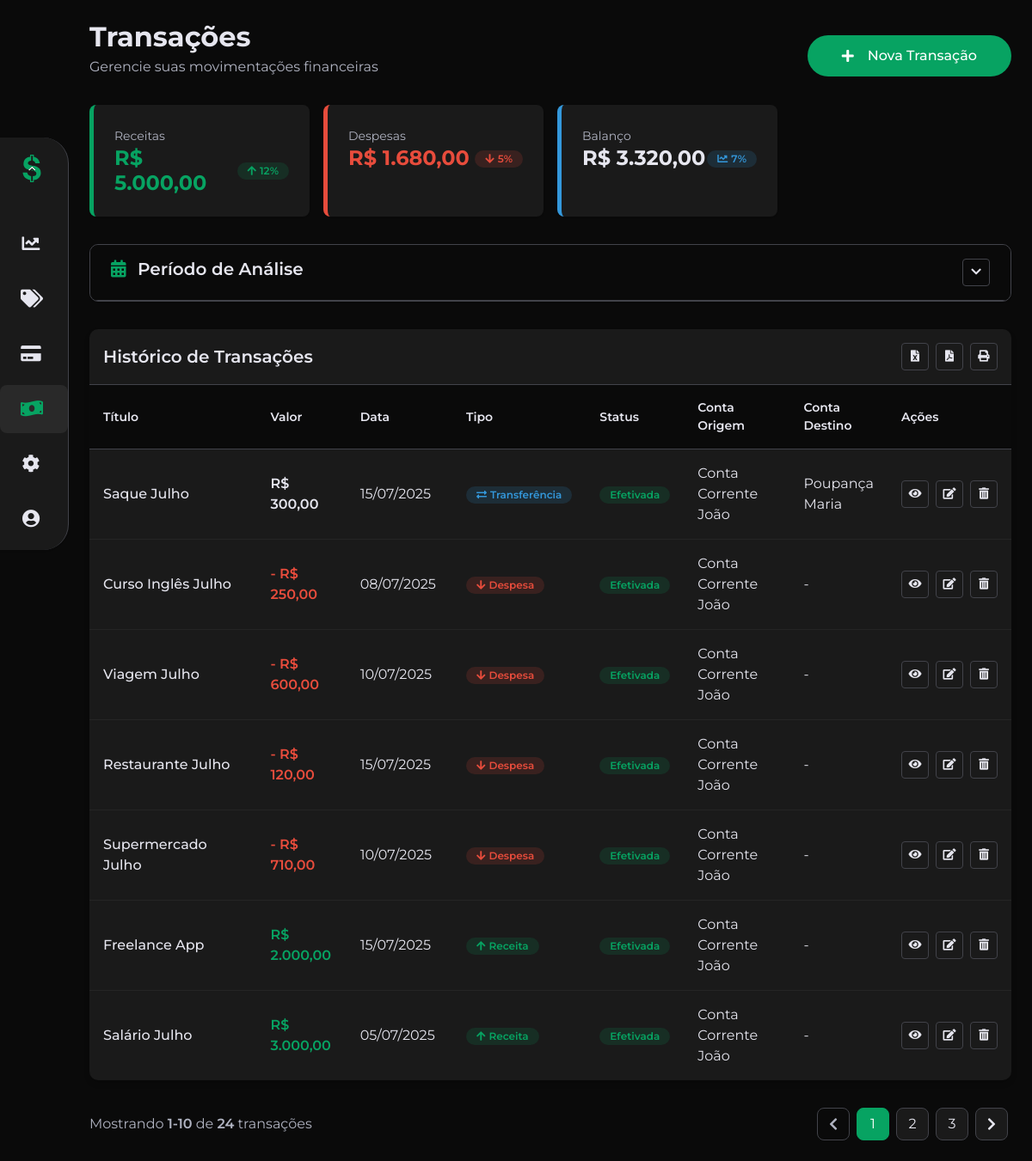
The page /fn-cash-3.0/pages/transacoes.php (signed in) on the database its author committed.
### tables this page shows
CREATE TABLE TRANSACAO (
    ID_Transacao INT AUTO_INCREMENT PRIMARY KEY,
    Titulo varchar(150) not null,
    Descricao VARCHAR(255) NOT NULL,
    Valor DECIMAL(15,2) NOT NULL,
    FormaPagamento ENUM('debito', 'credito', 'dinheiro', 'pix', 'boleto', 'transferencia') DEFAULT NULL,
    Data DATE NOT NULL,
    DataRegistro DATETIME NOT NULL DEFAULT CURRENT_TIMESTAMP,
    Tipo ENUM('Despesa', 'Receita', 'Transferência') NOT NULL,
    Status ENUM('Pendente', 'Efetivada', 'Cancelada') NOT NULL DEFAULT 'Efetivada',
    ID_ContaRemetente INT NOT NULL,
    ID_Categoria INT,
    ID_ContaDestinataria INT,
    ID_Usuario INT NOT NULL,
    CONSTRAINT FK_Transacao_Usuario FOREIGN KEY (ID_Usuario) 
        REFERENCES USUARIO(ID_Usuario) ON DELETE CASCADE,
    CONSTRAINT FK_Transacao_Conta FOREIGN KEY (ID_ContaRemetente) 
        REFERENCES CONTA(ID_Conta) ON DELETE CASCADE,
    CONSTRAINT FK_Transacao_Categoria FOREIGN KEY (ID_Categoria) 
        REFERENCES CATEGORIA(ID_Categoria) ON DELETE SET NULL,
    CONSTRAINT FK_Transacao_ContaDestino FOREIGN KEY (ID_ContaDestinataria) 
        REFERENCES CONTA(ID_Conta) ON DELETE SET NULL
);

CREATE TABLE CONTA (
    ID_Conta INT AUTO_INCREMENT PRIMARY KEY,
    Nome VARCHAR(100) NOT NULL,
    Tipo ENUM('Corrente', 'Poupança', 'Cartão de Crédito', 'Investimento', 'Dinheiro', 'Outros') NOT NULL,
    Saldo DECIMAL(15 , 2 ) NOT NULL DEFAULT 0.00,
    Instituicao VARCHAR(100) NOT NULL,
    DataCriacao DATE NOT NULL,
    ID_Usuario INT NOT NULL,
    CONSTRAINT FK_Conta_Usuario FOREIGN KEY (ID_Usuario)
        REFERENCES USUARIO (ID_Usuario)
        ON DELETE CASCADE
);

### fn-cash-3.0/pages/transacoes/funcoes.php (called while the page is built, shortened)
<?php
require_once "../conexao.php";
function obterTransacoes($dataInicio = null, $dataFim = null): array {
    global $conn;
    $idUsuario = $_SESSION['id_usuario'];
    $sql = "
        SELECT
            t.*,
            cr.ID_Conta   AS ID_ContaRemetente,
            cr.Nome       AS NomeContaRemetente,
            cd.ID_Conta   AS ID_ContaDestinataria,
            cd.Nome       AS NomeContaDestinataria
        FROM TRANSACAO t
        LEFT JOIN CONTA cr ON t.ID_ContaRemetente   = cr.ID_Conta
        LEFT JOIN CONTA cd ON t.ID_ContaDestinataria = cd.ID_Conta
        WHERE t.ID_Usuario = ?
    ";
    $types  = "i";
    $params = [$idUsuario];
    if ($dataInicio !== null) {
        $sql    .= " AND t.Data >= ?";
        $types  .= "s";
        $params[] = $dataInicio;
    }
    if ($dataFim !== null) {
        $sql    .= " AND t.Data <= ?";
        $types  .= "s";
        $params[] = $dataFim;
    }
    $sql .= " ORDER BY t.ID_Transacao DESC";
    $stmt = $conn->prepare($sql);
    $stmt->bind_param($types, ...$params);
    $stmt->execute();
    $result = $stmt->get_result();
    $transacoes = $result->fetch_all(MYSQLI_ASSOC);
    return $transacoes;
}
function obterSaldoTipo($tipo, $dataInicio, $dataFim): float {
    global $conn;
    $sql = "
      SELECT COALESCE(SUM(Valor), 0) AS valor
      FROM TRANSACAO
      WHERE ID_Usuario = ?
        AND Tipo = ?
    ";
    $types  = "is";
    $params = [$_SESSION['id_usuario'], $tipo];
    if ($dataInicio !== null) {
        $sql    .= " AND Data >= ?";
        $types  .= "s";
        $params[] = $dataInicio;
    }
    if ($dataFim !== null) {
        $sql    .= " AND Data <= ?";
        $types  .= "s";
        $params[] = $dataFim;
    }
    $stmt = $conn->prepare($sql);
    $stmt->bind_param($types, ...$params);
    $stmt->execute();
    $result = $stmt->get_result();
    $row = $result->fetch_assoc();
    return (float)$row['valor'];
}
?>

### fn-cash-3.0/pages/transacoes.php (the view, shortened to what this page needs)
<?php
require_once 'transacoes/funcoes.php';
require_once 'header.php';
require_once 'sidebar.php';
require_once 'transacoes/modal.php';
$periodoSelecionado = $_GET['periodo'] ?? 'mes-atual';
switch ($periodoSelecionado) {
    case 'mes-atual':
    default:
        $dataInicio = date('Y-m-01');
        $dataFim    = date('Y-m-d');
        break;
}
$transacoes = obterTransacoes($dataInicio, $dataFim);
$totalReceita = obterSaldoTipo(tipo: 'Receita', dataInicio: $dataInicio, dataFim: $dataFim);
$totalDespesa = obterSaldoTipo(tipo: 'Despesa', dataInicio: $dataInicio, dataFim: $dataFim);
$totalBalanco = $totalReceita - $totalDespesa;
?>
<div class="content">
    <div class="mb-6">
        <div class="flex items-center justify-between mb-4">
            <div>
                <h2 class="text-2xl font-bold mb-1">Transações</h2>
                <p class="text-muted">Gerencie suas movimentações financeiras</p>
            </div>
            <button class="btn btn-primary btn-icon" data-toggle="modal" data-target="#transacaoModal" data-modal-open="#transacaoModal">
                <i class="fas fa-plus me-2"></i>
                Nova Transação
            </button>
        </div>
        <div class="grid grid-cols-1 grid-md-cols-2 grid-lg-cols-4 gap-4 mb-6">
            <div class="summary-card income fade-in animation-delay-100 w-full">
                <span class="summary-label">Receitas</span>
                <div class="flex justify-between items-center">
                    <h3 class="summary-value income">
                        <?php echo 'R$ ' . number_format($totalReceita, 2, ',', '.'); ?>
                    </h3>
                    <div class="flex items-center gap-2">
                        <span class="badge badge-income"><i class="fas fa-arrow-up me-1"></i> 12%</span>
                    </div>
                </div>
            </div>
            <div class="summary-card expense fade-in animation-delay-200 w-full">
                <span class="summary-label">Despesas</span>
                <div class="flex justify-between items-center">
                    <h3 class="summary-value expense">
                        <?php echo 'R$ ' . number_format($totalDespesa, 2, ',', '.'); ?>
                    </h3>
                    <div class="flex items-center gap-2">
                        <span class="badge badge-expense"><i class="fas fa-arrow-down me-1"></i> 5%</span>
                    </div>
                </div>
            </div>
            <div class="summary-card balance fade-in animation-delay-300 w-full">
                <span class="summary-label">Balanço</span>
                <div class="flex justify-between items-center">
                    <h3 class="summary-value">
                        <?php echo 'R$ ' . number_format($totalBalanco, 2, ',', '.'); ?>
                    </h3>
                    <div class="flex items-center gap-2">
                        <span class="badge badge-info"><i class="fas fa-chart-line me-1"></i> 7%</span>
                    </div>
                </div>
            </div>
        </div>
    </div>
    <div class="card mb-6 fade-in animation-delay-100">
        <div class="card__header">
            <div class="flex justify-between items-center">
                <h4 class="card__title">
                    <i class="fas fa-calendar-alt me-2 text-primary"></i> Período de Análise
                </h4>
                <button class="btn-action" id="togglePeriodFilter">
                    <i class="fas fa-chevron-down transition-fast"></i>
                </button>
            </div>
        </div>
    </div>
    <div class="transaction-table-container fade-in-up">
        <div class="p-4 flex justify-between items-center border-bottom">
            <h4 class="font-semibold m-0">Histórico de Transações</h4>
            <div class="flex gap-2">
                <button class="btn-action" title="Exportar para Excel">
                    <i class="fas fa-file-excel"></i>
                </button>
                <button class="btn-action" title="Exportar para PDF">
                    <i class="fas fa-file-pdf"></i>
                </button>
                <button class="btn-action" title="Imprimir">
                    <i class="fas fa-print"></i>
                </button>
            </div>
        </div>
        <table class="transaction-table">
            <thead>
                <tr>
                    <th width="25%">Título</th>
                    <th width="10%">Valor</th>
                    <th width="12%">Data</th>
                    <th width="10%">Tipo</th>
                    <th width="10%">Status</th>
                    <th width="15%">Conta Origem</th>
                    <th width="10%">Conta Destino</th>
                    <th width="8%" class="text-center">Ações</th>
                </tr>
            </thead>
            <tbody>
                <?php
                if (empty($transacoes)) {
                    echo '<tr><td colspan="8">';
                    echo '<div class="empty-state my-5">';
                    echo '<i class="fas fa-receipt empty-state__icon"></i>';
                    echo '<h3 class="empty-state__title">Nenhuma transação encontrada</h3>';
                    echo '<p class="empty-state__description">Comece a registrar suas transações financeiras para visualizá-las aqui.</p>';
                    echo '<button class="btn btn-primary btn-icon" data-toggle="modal" data-target="#transacaoModal" data-modal-open="#transacaoModal">';
                    echo '<i class="fas fa-plus me-2"></i> Criar Primeira Transação';
                    echo '</button>';
                    echo '</div>';
                    echo '</td></tr>';
                } else {
                    $delay = 100;
                    foreach ($transacoes as $transacao) {
                        $tipoBadgeClass = 'badge-transfer';
                        $valorClass = '';
                        if ($transacao['Tipo'] === 'Receita') {
                            $tipoBadgeClass = 'badge-income';
                            $valorClass = 'text-income';
                        } elseif ($transacao['Tipo'] === 'Despesa') {
                            $tipoBadgeClass = 'badge-expense';
                            $valorClass = 'text-expense';
                        }
                        $statusBadgeClass = 'badge-pending';
                        if ($transacao['Status'] === 'Efetivada') {
                            $statusBadgeClass = 'badge-completed';
                        } elseif ($transacao['Status'] === 'Cancelada') {
                            $statusBadgeClass = 'badge-canceled';
                        }
                        echo "<tr class='fade-in-up' style='animation-delay: {$delay}ms'>";
                        echo "<td class='font-medium'>" . htmlspecialchars($transacao['Titulo']) . "</td>";
                        echo "<td class='font-semibold {$valorClass}'>" .
                             (($transacao['Tipo'] === 'Despesa') ? '- ' : '') .
                             "R$ " . number_format($transacao['Valor'], 2, ',', '.') .
                             "</td>";
                        $data = new DateTime($transacao['Data']);
                        echo "<td>" . $data->format('d/m/Y') . "</td>";
                        echo "<td><span class='badge {$tipoBadgeClass}'>" .
                             "<i class='fas fa-" .
                             ($transacao['Tipo'] === 'Receita' ? 'arrow-up' :
                             ($transacao['Tipo'] === 'Despesa' ? 'arrow-down' : 'exchange-alt')) .
                             " me-1'></i>" .
                             htmlspecialchars($transacao['Tipo']) . "</span></td>";
                        echo "<td><span class='badge {$statusBadgeClass}'>" . htmlspecialchars($transacao['Status']) . "</span></td>";
                        echo "<td>" . htmlspecialchars($transacao['NomeContaRemetente']) . "</td>";
                        echo "<td>" . ($transacao['NomeContaDestinataria'] !== null ? htmlspecialchars($transacao['NomeContaDestinataria']) : '-') . "</td>";
                        echo "<td>";
                        echo "<div class='flex justify-center gap-2'>";
                        echo "<button class='btn-action view' title='Visualizar' data-toggle='modal' data-target='#visualizarTransacaoModal'
                               data-id='" . $transacao['ID_Transacao'] . "'>
                              <i class='fas fa-eye'></i>
                              </button>";
                        echo "<button class='btn-action edit' title='Editar' data-toggle='modal' data-target='#editarTransacaoModal' data-modal-open='#editarTransacaoModal''
                               data-id='" . $transacao['ID_Transacao'] . "'
                               data-titulo='" . htmlspecialchars($transacao['Titulo']) . "'
                               data-descricao='" . htmlspecialchars($transacao['Descricao']) . "'
                               data-valor='" . $transacao['Valor'] . "'
                               data-data='" . $transacao['Data'] . "'
                               data-tipo='" . htmlspecialchars($transacao['Tipo']) . "'
                               data-status='" . $transacao['Status'] . "'
                               data-categoria='" . $transacao['ID_Categoria'] . "'
                               data-forma-pagamento='" . $transacao['FormaPagamento'] . "'
                               data-conta-remetente='" . htmlspecialchars($transacao['ID_ContaRemetente']) . "'
                               data-conta-remetente-nome='" . htmlspecialchars($transacao['NomeContaRemetente']) . "'
                               data-conta-destinataria='" . ($transacao['ID_ContaDestinataria'] !== null ? htmlspecialchars($transacao['ID_ContaDestinataria']) : '') . "'
                               data-conta-destinataria-nome='" . ($transacao['NomeContaDestinataria'] !== null ? htmlspecialchars($transacao['NomeContaDestinataria']) : '-') . "'>
                              <i class='fas fa-edit'></i>
                              </button>";
                        echo "<button class='btn-action delete' title='Excluir' data-toggle='modal' data-target='#excluirTransacaoModal' data-modal-open='#excluirTransacaoModal'
                               data-id='" . $transacao['ID_Transacao'] . "'
                               data-titulo='" . htmlspecialchars($transacao['Titulo']) . "'>
                              <i class='fas fa-trash-alt'></i>
                              </button>";
                        echo "</div>";
                        echo "</td>";
                        echo "</tr>";
                        $delay += 50;
                    }
                }
                ?>
            </tbody>
        </table>
    </div>
    <div class="flex justify-between items-center mt-5">
        <div class="text-muted">
            Mostrando <span class="font-semibold">1-10</span> de <span class="font-semibold">24</span> transações
        </div>
        <nav aria-label="Navegação de páginas">
            <ul class="pagination">
                <li class="page-item disabled">
                    <a class="page-link" href="#" aria-label="Anterior">
                        <i class="fas fa-chevron-left"></i>
                    </a>
                </li>
                <li class="page-item active"><a class="page-link" href="#">1</a></li>
                <li class="page-item"><a class="page-link" href="#">2</a></li>
                <li class="page-item"><a class="page-link" href="#">3</a></li>
                <li class="page-item">
                    <a class="page-link" href="#" aria-label="Próxima">
                        <i class="fas fa-chevron-right"></i>
                    </a>
                </li>
            </ul>
        </nav>
    </div>
</div>
<?php
require_once 'footer.php';
?>

### fn-cash-3.0/pages/transacoes/modal/modal.css (style rules this page uses)
.btn { border-radius: 50px; font-size: 1rem; font-weight: 500; padding: 12px 40px; transition: all 0.3s ease; }
.btn-primary { background-color: var(--accent-clr); border: none; }

### fn-cash-3.0/pages/transacoes/modal.php (style rules this page uses)
:root { --base-clr: #0a0a0a; --line-clr: #42434a; --hover-clr: #053F27; --text-clr: #e6e6ef; --accent-clr: #07A362; --secondary-text-clr: #b0b3c1; --background-clr: #f5f5f5; --input-bg-clr: #f5f5f5; --box-shadow-clr: rgba(10, 10, 10, 0.5); --hover-overlay-clr: rgba(10, 10, 10, 0.2); }

### rows shown on the page
transacao: Titulo "Saque Julho", Valor "300,00", Data "15/07/2025", Tipo "Transferência", Status "Efetivada", ID_ContaRemetente.Nome "Conta Corrente João", ID_ContaDestinataria.Nome "Poupança Maria"
transacao: Titulo "Curso Inglês Julho", Valor "250,00", Data "08/07/2025", Tipo "Despesa", Status "Efetivada", ID_ContaRemetente.Nome "Conta Corrente João"
transacao: Titulo "Viagem Julho", Valor "600,00", Data "10/07/2025", Tipo "Despesa", Status "Efetivada", ID_ContaRemetente.Nome "Conta Corrente João"
transacao: Titulo "Restaurante Julho", Valor "120,00", Data "15/07/2025", Tipo "Despesa", Status "Efetivada", ID_ContaRemetente.Nome "Conta Corrente João"
transacao: Titulo "Supermercado Julho", Valor "710,00", Data "10/07/2025", Tipo "Despesa", Status "Efetivada", ID_ContaRemetente.Nome "Conta Corrente João"
transacao: Titulo "Freelance App", Valor "2.000,00", Data "15/07/2025", Tipo "Receita", Status "Efetivada", ID_ContaRemetente.Nome "Conta Corrente João"
transacao: Titulo "Salário Julho", Valor "3.000,00", Data "05/07/2025", Tipo "Receita", Status "Efetivada", ID_ContaRemetente.Nome "Conta Corrente João"

### other values the page prints
$totalReceita "5.000,00"
$totalDespesa "1.680,00"
$totalBalanco "3.320,00"
